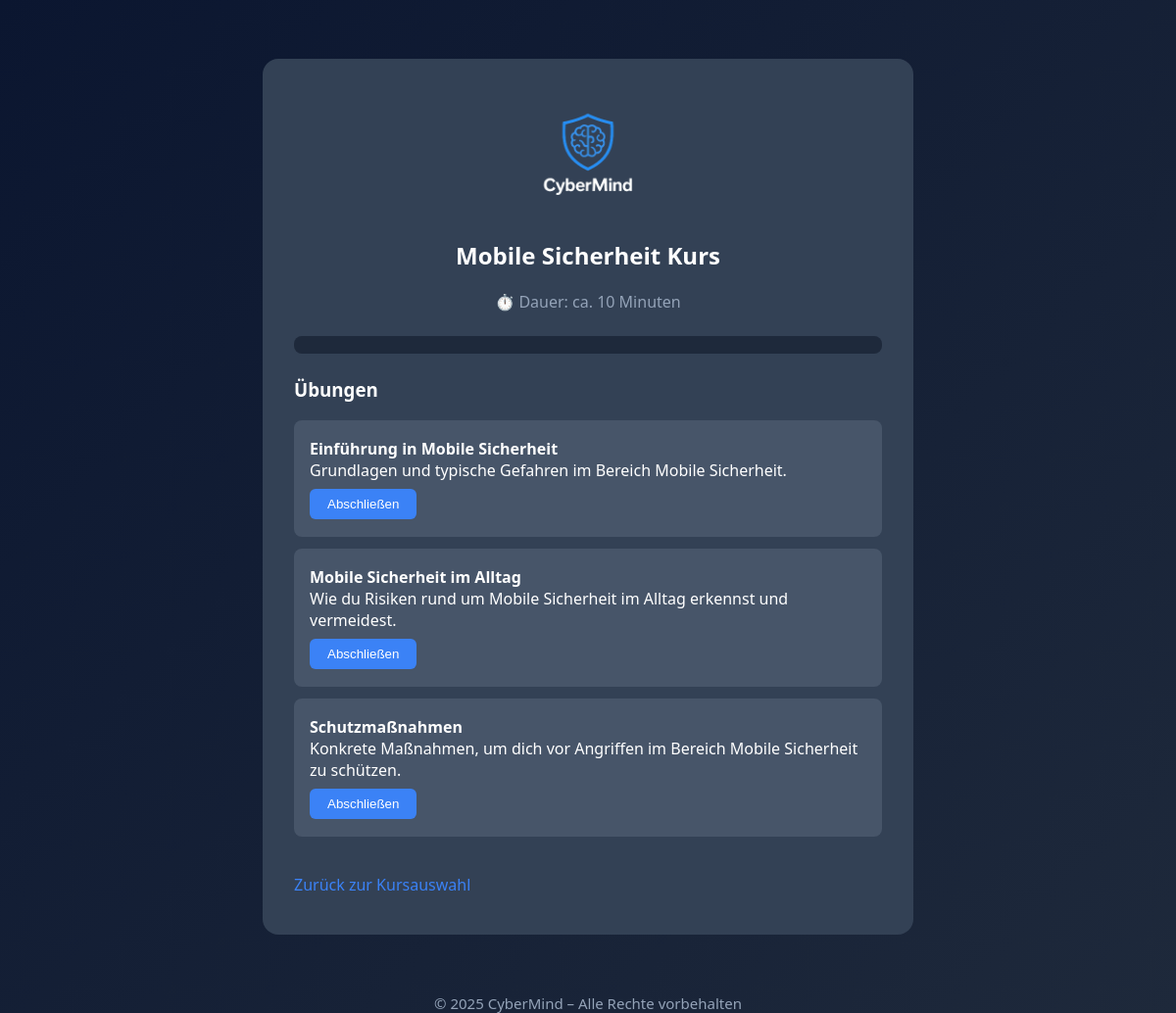
The page /mobile_security_course.php (signed in) on the database its author committed.
### tables this page shows
CREATE TABLE mobile_security_exercises (
    id INT AUTO_INCREMENT PRIMARY KEY,
    title VARCHAR(200) NOT NULL,
    content TEXT NOT NULL
);

### mobile_security_course.php (the view, shortened to what this page needs)
<?php
include 'db.php';
$sql = "SELECT id, plan, created_at FROM users WHERE username=?";
$stmt = $conn->prepare($sql);
$stmt->bind_param("s", $_SESSION['username']);
$stmt->execute();
$result = $stmt->get_result();
$user = $result->fetch_assoc();
$user_id = $user['id'];
$course_duration = 10;
$sql = "SELECT * FROM mobile_security_exercises";
$result = $conn->query($sql);
$exercises = [];
while ($exercise = $result->fetch_assoc()) {
    $sql2 = "SELECT completed FROM mobile_security_exercise_user WHERE user_id=? AND exercise_id=?";
    $stmt2 = $conn->prepare($sql2);
    $stmt2->bind_param("ii", $user_id, $exercise['id']);
    $stmt2->execute();
    $res2 = $stmt2->get_result();
    $done = ($res2->fetch_assoc()['completed'] ?? 0);
    $exercise['done'] = $done;
    $exercises[] = $exercise;
}
?>
<!DOCTYPE html>
<html lang="de">
<head>
</head>
<body>
<div class="center-box">
<img class="logo" src="Logo_no_background.png" alt="CyberMind Logo">
<h2>Mobile Sicherheit Kurs</h2>
<div class="duration">⏱️ Dauer: ca. <?php echo $course_duration; ?> Minuten</div>
<div class="progress-bar"><div class="progress" id="progress"></div></div>
<h3>Übungen</h3>
<ul class="exercise-list" id="exerciseList">
<?php foreach ($exercises as $ex): ?>
<li data-id="<?php echo $ex['id']; ?>">
<b><?php echo htmlspecialchars($ex['title']); ?></b><br>
<span><?php echo htmlspecialchars($ex['content']); ?></span>
<?php if ($ex['done']): ?>
<span class="done">✔ Abgeschlossen</span>
<?php else: ?>
<form method="POST" class="exerciseForm" style="margin-top:8px;">
<button type="submit">Abschließen</button>
</form>
<?php endif; ?>
</li>
<?php endforeach; ?>
</ul>
<br><a href="exercises.php">Zurück zur Kursauswahl</a>
</div>
<footer>© 2025 CyberMind – Alle Rechte vorbehalten</footer>
</body>
</html>

### rows shown on the page
mobile_security_exercises: title "Einführung in Mobile Sicherheit", content "Grundlagen und typische Gefahren im Bereich Mobile Sicherheit."
mobile_security_exercises: title "Mobile Sicherheit im Alltag", content "Wie du Risiken rund um Mobile Sicherheit im Alltag erkennst und vermeidest."
mobile_security_exercises: title "Schutzmaßnahmen", content "Konkrete Maßnahmen, um dich vor Angriffen im Bereich Mobile Sicherheit zu schützen."

### other values the page prints
$course_duration "10"
